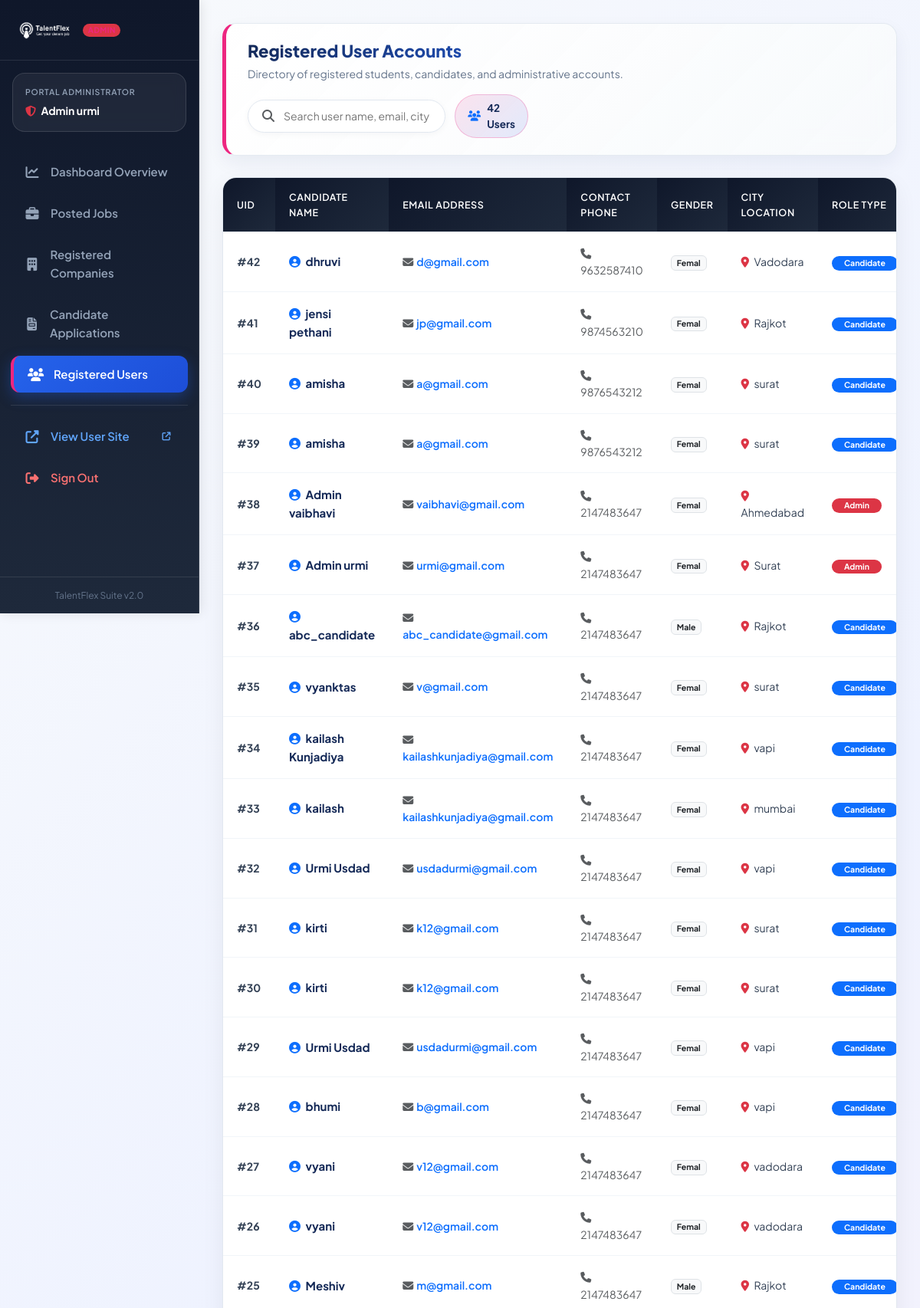
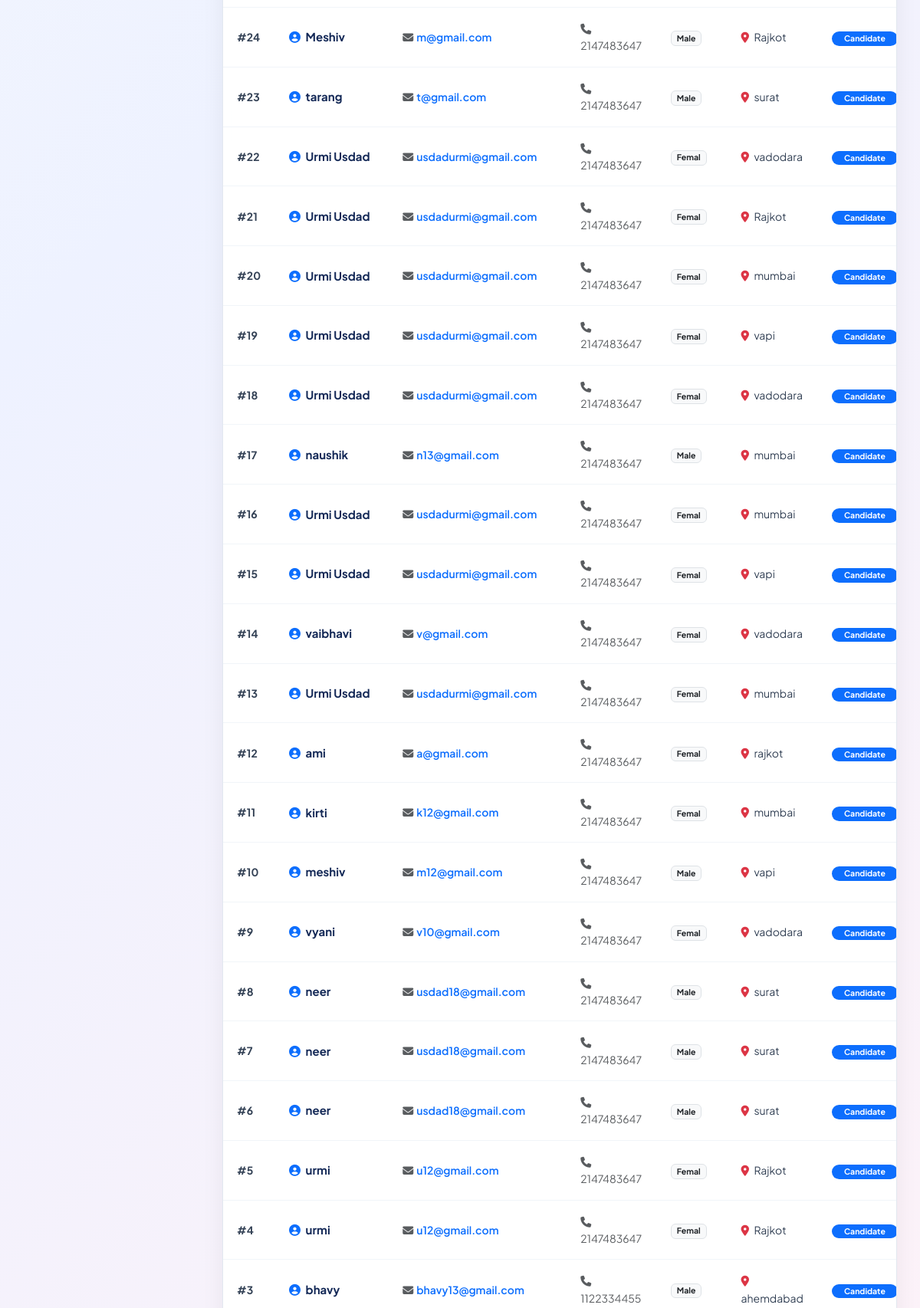
Page /admin/reg.php (signed in, upper part) on the committed database (2 pictures, top to bottom).
### tables this page shows
CREATE TABLE `registration` (
  `id` int(11) NOT NULL,
  `Name` varchar(50) NOT NULL,
  `Email` varchar(50) NOT NULL,
  `Password` varchar(10) NOT NULL,
  `PhoneNumber` varchar(20) NOT NULL,
  `gender` varchar(5) NOT NULL,
  `city` varchar(50) NOT NULL,
  `u_type` varchar(50) NOT NULL
);

### admin/reg.php (the view, shortened to what this page needs)
<?php
include("db.php");
$sql = "SELECT * FROM registration ORDER BY id DESC";
$result = mysqli_query($conn, $sql);
$total_users = ($result) ? mysqli_num_rows($result) : 0;
?>
<!DOCTYPE html>
<html lang="en">
<head>
    <link href="https://cdn.jsdelivr.net/npm/bootstrap@5.3.3/dist/css/bootstrap.min.css" rel="stylesheet">
    <link rel="stylesheet" href="https://cdnjs.cloudflare.com/ajax/libs/font-awesome/6.5.2/css/all.min.css">
    <link rel="stylesheet" href="../assets/css/portal-custom.css">
</head>
<body class="admin-body" style="display: flex; flex-direction: column; min-height: 100vh;">
    <?php include('sidebar.php'); ?>
    <div class="portal-dashboard-main">
        <div class="dashboard-topbar-glass d-flex flex-wrap align-items-center justify-content-between gap-3">
            <div>
                <h2 style="font-size: 22px; font-weight: 800; margin-bottom: 4px;">
                    Registered User Accounts
                </h2>
                <p style="color: var(--tf-text-muted); font-size: 14px; margin: 0;">
                    Directory of registered students, candidates, and administrative accounts.
                </p>
            </div>
            <div class="d-flex align-items-center gap-2">
                <div class="admin-table-filter">
                    <i class="fas fa-search text-muted"></i>
                    <input type="text" id="userSearchInput" onkeyup="filterUserTable()" placeholder="Search user name, email, city, role...">
                </div>
                <span class="user-badge-nav-admin ms-1">
                    <i class="fas fa-users text-primary"></i> <?php echo $total_users; ?> Users
                </span>
            </div>
        </div>
        <?php if ($total_users > 0) { ?>
            <div class="table-portal-card">
                <div class="table-responsive">
                    <table class="table-portal" id="usersTable">
                        <thead>
                            <tr>
                                <th>UID</th>
                                <th>Candidate Name</th>
                                <th>Email Address</th>
                                <th>Contact Phone</th>
                                <th>Gender</th>
                                <th>City Location</th>
                                <th>Role Type</th>
                            </tr>
                        </thead>
                        <tbody>
                            <?php while ($row = mysqli_fetch_assoc($result)) { ?>
                                <tr>
                                    <td><strong>#<?php echo $row['id']; ?></strong></td>
                                    <td>
                                        <strong style="color: var(--tf-navy); font-size: 15px;">
                                            <i class="fas fa-user-circle text-primary me-1"></i>
                                            <?php echo htmlspecialchars($row['Name']); ?>
                                        </strong>
                                    </td>
                                    <td>
                                        <a href="mailto:<?php echo htmlspecialchars($row['Email']); ?>" class="text-primary text-decoration-none fw-semibold">
                                            <i class="fas fa-envelope text-muted me-1"></i><?php echo htmlspecialchars($row['Email']); ?>
                                        </a>
                                    </td>
                                    <td>
                                        <span class="text-muted">
                                            <i class="fas fa-phone text-muted me-1"></i><?php echo htmlspecialchars($row['PhoneNumber'] ?: 'Not Provided'); ?>
                                        </span>
                                    </td>
                                    <td>
                                        <span class="text-capitalize badge bg-light text-dark border"><?php echo htmlspecialchars($row['gender'] ?: '-'); ?></span>
                                    </td>
                                    <td>
                                        <i class="fas fa-map-marker-alt text-danger me-1"></i>
                                        <?php echo htmlspecialchars($row['city'] ?: '-'); ?>
                                    </td>
                                    <td>
                                        <?php if ($row['u_type'] == 'admin') { ?>
                                            <span class="badge bg-danger rounded-pill px-3 py-1">Admin</span>
                                        <?php } else { ?>
                                            <span class="badge bg-primary rounded-pill px-3 py-1">Candidate</span>
                                        <?php } ?>
                                    </td>
                                </tr>
                            <?php } ?>
                        </tbody>
                    </table>
                </div>
            </div>
        <?php } ?>
    </div>
</body>
</html>

### assets/css/portal-custom.css (style rules this page uses)
:root { --tf-primary: #2563eb; --tf-primary-hover: #1d4ed8; --tf-primary-light: #eff6ff; --tf-primary-subtle: #dbeafe; --tf-navy: #142957; --tf-navy-dark: #0f172a; --tf-accent: #ed2680; --tf-accent-hover: #db1470; --tf-accent-light: #fdf2f8; --tf-success: #10b981; --tf-success-light: #ecfdf5; --tf-warning: #f59e0b; --tf-warning-light: #fffbeb; --tf-danger: #ef4444; --tf-danger-light: #fef2f2; --tf-bg-body: #f8fafc; --tf-bg-card: #ffffff; --tf-border: #e2e8f0; --tf-border-light: #f1f5f9; --tf-text-title: #0f172a; --tf-text-body: #334155; --tf-text-muted: #64748b; --tf-font-family: 'Plus Jakarta Sans', -apple-system, BlinkMacSystemFont, 'Segoe UI', Roboto, Helvetica, Arial, sans-serif; --tf-shadow-sm: 0 2px 6px rgba(15, 23, 42, 0.04); --tf-shadow-md: 0 6px 20px rgba(15, 23, 42, 0.08); --tf-shadow-lg: 0 12px 32px rgba(15, 23, 42, 0.12); --tf-radius: 12px; --tf-radius-lg: 18px; --tf-radius-full: 9999px; --tf-transition: all 0.25s cubic-bezier(0.4, 0, 0.2, 1); }
body { font-family: var(--tf-font-family) !important; background-color: var(--tf-bg-body) !important; color: var(--tf-text-body) !important; line-height: 1.6; overflow-x: hidden; min-height: 100vh; display: flex; flex-direction: column; }
h1, h2, h3, h4, h5, h6 { font-family: var(--tf-font-family) !important; color: var(--tf-text-title); font-weight: 700; line-height: 1.25; }
a { color: var(--tf-primary); text-decoration: none; transition: var(--tf-transition); }
.table-portal-card { background: #ffffff; border-radius: var(--tf-radius-lg); border: 1px solid var(--tf-border); box-shadow: var(--tf-shadow-sm); overflow: hidden; }
.table-portal { width: 100%; margin-bottom: 0; border-collapse: separate; border-spacing: 0; }
.table-portal th { background: #0f172a; color: #ffffff; font-weight: 600; font-size: 13px; text-transform: uppercase; letter-spacing: 0.5px; padding: 15px 18px; border: none; vertical-align: middle; }
.table-portal td { padding: 16px 18px; font-size: 14px; color: var(--tf-text-body); border-top: 1px solid var(--tf-border-light); vertical-align: middle; }
.portal-dashboard-main { flex: 1; margin-left: 260px; padding: 30px; width: calc(100% - 260px); transition: var(--tf-transition); }
body.admin-body, body.portal-body { background: linear-gradient(135deg, #f8fafc 0%, #eef2ff 45%, #fdf2f8 100%) !important; background-attachment: fixed !important; }
.dashboard-topbar-glass { background: linear-gradient(135deg, rgba(255, 255, 255, 0.95) 0%, rgba(248, 250, 252, 0.9) 100%) !important; backdrop-filter: blur(14px) !important; border: 1px solid rgba(226, 232, 240, 0.9) !important; border-left: 5px solid var(--tf-accent) !important; border-radius: var(--tf-radius-lg) !important; padding: 22px 28px !important; box-shadow: 0 10px 25px rgba(20, 41, 87, 0.06) !important; margin-bottom: 28px; position: relative; }
.dashboard-topbar-glass h2 { background: linear-gradient(135deg, var(--tf-navy) 0%, #2563eb 100%); -webkit-background-clip: text; -webkit-text-fill-color: transparent; }
.admin-table-filter { background: #ffffff; border: 1.5px solid var(--tf-border); border-radius: var(--tf-radius-full); padding: 8px 18px; display: inline-flex; align-items: center; gap: 10px; width: 100%; max-width: 380px; box-shadow: 0 2px 8px rgba(15, 23, 42, 0.04); transition: all 0.3s ease; }
.admin-table-filter input { border: none; outline: none; background: transparent; width: 100%; font-size: 14px; color: var(--tf-navy); }
.table-portal-card { background: rgba(255, 255, 255, 0.95) !important; backdrop-filter: blur(12px) !important; border-radius: var(--tf-radius-lg) !important; border: 1px solid var(--tf-border) !important; box-shadow: 0 10px 30px rgba(15, 23, 42, 0.06) !important; overflow: hidden; }
.table-portal th { background: linear-gradient(135deg, #0f172a 0%, #1e293b 100%) !important; letter-spacing: 0.6px !important; font-size: 12.5px !important; }
.table-portal tr { transition: all 0.2s ease; }
.user-badge-nav-admin { display: inline-flex; align-items: center; gap: 8px; background: linear-gradient(135deg, rgba(237, 38, 128, 0.12) 0%, rgba(37, 99, 235, 0.12) 100%); color: var(--tf-navy); padding: 6px 16px; border-radius: var(--tf-radius-full); font-size: 13.5px; font-weight: 700; border: 1px solid rgba(237, 38, 128, 0.25); }

### rows in the picture
registration: id "42", Name "dhruvi", Email "d@gmail.com", PhoneNumber "9632587410", gender "Femal", city "Vadodara", u_type "Candidate"
registration: id "41", Name "jensi pethani", Email "jp@gmail.com", PhoneNumber "9874563210", gender "Femal", city "Rajkot", u_type "Candidate"
registration: id "40", Name "amisha", Email "a@gmail.com", PhoneNumber "9876543212", gender "Femal", city "surat", u_type "Candidate"
registration: id "39", Name "amisha", Email "a@gmail.com", PhoneNumber "9876543212", gender "Femal", city "surat", u_type "Candidate"
registration: id "38", Name "Admin vaibhavi", Email "vaibhavi@gmail.com", PhoneNumber "2147483647", gender "Femal", city "Ahmedabad", u_type "Admin"
registration: id "37", Name "Admin urmi", Email "urmi@gmail.com", PhoneNumber "2147483647", gender "Femal", city "Surat", u_type "Admin"
registration: id "36", Name "abc_candidate", Email "abc_candidate@gmail.com", PhoneNumber "2147483647", gender "Male", city "Rajkot", u_type "Candidate"
registration: id "35", Name "vyanktas", Email "v@gmail.com", PhoneNumber "2147483647", gender "Femal", city "surat", u_type "Candidate"
registration: id "34", Name "kailash Kunjadiya", Email "kailashkunjadiya@gmail.com", PhoneNumber "2147483647", gender "Femal", city "vapi", u_type "Candidate"
registration: id "33", Name "kailash", Email "kailashkunjadiya@gmail.com", PhoneNumber "2147483647", gender "Femal", city "mumbai", u_type "Candidate"
registration: id "32", Name "Urmi Usdad", Email "usdadurmi@gmail.com", PhoneNumber "2147483647", gender "Femal", city "vapi", u_type "Candidate"
registration: id "31", Name "kirti", Email "k12@gmail.com", PhoneNumber "2147483647", gender "Femal", city "surat", u_type "Candidate"
registration: id "30", Name "kirti", Email "k12@gmail.com", PhoneNumber "2147483647", gender "Femal", city "surat", u_type "Candidate"
registration: id "29", Name "Urmi Usdad", Email "usdadurmi@gmail.com", PhoneNumber "2147483647", gender "Femal", city "vapi", u_type "Candidate"
registration: id "28", Name "bhumi", Email "b@gmail.com", PhoneNumber "2147483647", gender "Femal", city "vapi", u_type "Candidate"
registration: id "27", Name "vyani", Email "v12@gmail.com", PhoneNumber "2147483647", gender "Femal", city "vadodara", u_type "Candidate"
registration: id "26", Name "vyani", Email "v12@gmail.com", PhoneNumber "2147483647", gender "Femal", city "vadodara", u_type "Candidate"
registration: id "25", Name "Meshiv", Email "m@gmail.com", PhoneNumber "2147483647", gender "Male", city "Rajkot", u_type "Candidate"
registration: id "24", Name "Meshiv", Email "m@gmail.com", PhoneNumber "2147483647", gender "Male", city "Rajkot", u_type "Candidate"
registration: id "23", Name "tarang", Email "t@gmail.com", PhoneNumber "2147483647", gender "Male", city "surat", u_type "Candidate"
registration: id "22", Name "Urmi Usdad", Email "usdadurmi@gmail.com", PhoneNumber "2147483647", gender "Femal", city "vadodara", u_type "Candidate"
registration: id "21", Name "Urmi Usdad", Email "usdadurmi@gmail.com", PhoneNumber "2147483647", gender "Femal", city "Rajkot", u_type "Candidate"
registration: id "20", Name "Urmi Usdad", Email "usdadurmi@gmail.com", PhoneNumber "2147483647", gender "Femal", city "mumbai", u_type "Candidate"
registration: id "19", Name "Urmi Usdad", Email "usdadurmi@gmail.com", PhoneNumber "2147483647", gender "Femal", city "vapi", u_type "Candidate"
registration: id "18", Name "Urmi Usdad", Email "usdadurmi@gmail.com", PhoneNumber "2147483647", gender "Femal", city "vadodara", u_type "Candidate"
registration: id "17", Name "naushik", Email "n13@gmail.com", PhoneNumber "2147483647", gender "Male", city "mumbai", u_type "Candidate"
registration: id "16", Name "Urmi Usdad", Email "usdadurmi@gmail.com", PhoneNumber "2147483647", gender "Femal", city "mumbai", u_type "Candidate"
registration: id "15", Name "Urmi Usdad", Email "usdadurmi@gmail.com", PhoneNumber "2147483647", gender "Femal", city "vapi", u_type "Candidate"
registration: id "14", Name "vaibhavi", Email "v@gmail.com", PhoneNumber "2147483647", gender "Femal", city "vadodara", u_type "Candidate"
registration: id "13", Name "Urmi Usdad", Email "usdadurmi@gmail.com", PhoneNumber "2147483647", gender "Femal", city "mumbai", u_type "Candidate"
registration: id "12", Name "ami", Email "a@gmail.com", PhoneNumber "2147483647", gender "Femal", city "rajkot", u_type "Candidate"
registration: id "11", Name "kirti", Email "k12@gmail.com", PhoneNumber "2147483647", gender "Femal", city "mumbai", u_type "Candidate"
registration: id "10", Name "meshiv", Email "m12@gmail.com", PhoneNumber "2147483647", gender "Male", city "vapi", u_type "Candidate"
registration: id "9", Name "vyani", Email "v10@gmail.com", PhoneNumber "2147483647", gender "Femal", city "vadodara", u_type "Candidate"
registration: id "8", Name "neer", Email "usdad18@gmail.com", PhoneNumber "2147483647", gender "Male", city "surat", u_type "Candidate"
registration: id "7", Name "neer", Email "usdad18@gmail.com", PhoneNumber "2147483647", gender "Male", city "surat", u_type "Candidate"
registration: id "6", Name "neer", Email "usdad18@gmail.com", PhoneNumber "2147483647", gender "Male", city "surat", u_type "Candidate"
registration: id "5", Name "urmi", Email "u12@gmail.com", PhoneNumber "2147483647", gender "Femal", city "Rajkot", u_type "Candidate"
registration: id "4", Name "urmi", Email "u12@gmail.com", PhoneNumber "2147483647", gender "Femal", city "Rajkot", u_type "Candidate"
registration: id "3", Name "bhavy", Email "bhavy13@gmail.com", PhoneNumber "1122334455", gender "Male", city "ahemdabad", u_type "Candidate"

### other values in the picture
$_SESSION['admin_name'] "Admin urmi"
$total_users "42"
